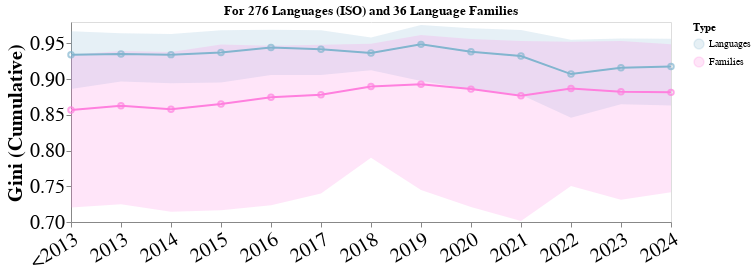

The code cell stored with this chart in its notebook:
### Code cell
# Get the cumulative hours by language over time
df_speechlanguagescumulativehours = df_speechlanguagesn.groupby(
    ["Year Released", "Languages (ISO)"]
)["Hours"].sum().groupby(
    "Languages (ISO)"
).cumsum().reset_index(name="Cumulative Hours")

# Calculate Gini coefficient and CIs for cumulative hours by language
df_speechlanguagescumulativehoursgini = df_speechlanguagescumulativehours.groupby(
    "Year Released"
)["Cumulative Hours"].apply(
    lambda x: multimodal_util.bootstrap_cis_for_gini(x.values)
).reset_index(
    name="Gini"
)

df_speechlanguagescumulativehoursgini["Gini Mean"] = df_speechlanguagescumulativehoursgini["Gini"].map(lambda x: x[0])
df_speechlanguagescumulativehoursgini["Gini Lower"] = df_speechlanguagescumulativehoursgini["Gini"].map(lambda x: x[1])
df_speechlanguagescumulativehoursgini["Gini Upper"] = df_speechlanguagescumulativehoursgini["Gini"].map(lambda x: x[2])

# Get the cumulative hours by language-family over time
df_speechlanguagesfamilycumulativehours = df_speechlanguagesn.groupby(
    ["Year Released", "Language Family"]
)["Hours"].sum().groupby(
    "Language Family"
).cumsum().reset_index(name="Cumulative Hours")

# Calculate Gini coefficient and CIs for cumulative hours by language
df_speechlanguagesfamilycumulativehoursgini = df_speechlanguagesfamilycumulativehours.groupby(
    "Year Released"
)["Cumulative Hours"].apply(
    lambda x: multimodal_util.bootstrap_cis_for_gini(x.values)
).reset_index(
    name="Gini"
)

df_speechlanguagesfamilycumulativehoursgini["Gini Mean"] = df_speechlanguagesfamilycumulativehoursgini["Gini"].map(lambda x: x[0])
df_speechlanguagesfamilycumulativehoursgini["Gini Lower"] = df_speechlanguagesfamilycumulativehoursgini["Gini"].map(lambda x: x[1])
df_speechlanguagesfamilycumulativehoursgini["Gini Upper"] = df_speechlanguagesfamilycumulativehoursgini["Gini"].map(lambda x: x[2])

df_speechlanguagescumulativehoursgini["Type"] = "Languages"
df_speechlanguagesfamilycumulativehoursgini["Type"] = "Families"

df_speechlanguagesfamilycumulativehoursgini = pd.concat(
    [df_speechlanguagescumulativehoursgini, df_speechlanguagesfamilycumulativehoursgini]
)

chart_meanlangf = alt.Chart(
    df_speechlanguagesfamilycumulativehoursgini
).mark_line().encode(
    x=alt.X(
        "Year Released:N",
        title="",
        sort=YEARS_ORDER,
        axis=alt.Axis(labelAngle=-30),
        scale=alt.Scale(padding=0)
    ),
    y=alt.Y(
        "Gini Mean:Q",
        title="Gini (Cumulative)",
        scale=alt.Scale(zero=False)
    ),
    color=alt.Color(
        "Type:N",
        title="Type",
        scale=alt.Scale(
            domain=["Languages", "Families"],
            range=["#82b5cf", "#ff7fde"]
        )
    )
)

chart_meanpointslangf = alt.Chart(
    df_speechlanguagesfamilycumulativehoursgini
).mark_point().encode(
    x=alt.X(
        "Year Released:N",
        title="",
        sort=YEARS_ORDER,
        axis=alt.Axis(labelAngle=-30),
        scale=alt.Scale(padding=0)
    ),
    y=alt.Y(
        "Gini Mean:Q",
        title="Gini (Cumulative)",
        scale=alt.Scale(zero=False)
    ),
    color="Type:N"
)

chart_cislangf = alt.Chart(
    df_speechlanguagesfamilycumulativehoursgini
).mark_area(
    opacity=0.2
).encode(
    x=alt.X(
        "Year Released:N",
        title="",
        sort=YEARS_ORDER,
        axis=alt.Axis(labelAngle=-30)
    ),
    y="Gini Lower:Q",
    y2="Gini Upper:Q",
    color="Type:N"
)

chart_langf = (chart_cislangf + chart_meanlangf + chart_meanpointslangf).configure_axis(
    labelFontSize=FONT_SIZE,
    titleFontSize=FONT_SIZE,
    grid=False
).properties(
    width=600,
    height=200,
    title="For %d Languages (ISO) and %d Language Families" % (
        df_speechlanguagesn["Languages (ISO)"].nunique(),
        df_speechlanguagesn["Language Family"].nunique()
    )
)

if PLOT_TOFILE:
    chart_langf.save(
        os.path.join(PLOT_DIR, "speech_languagefamilies-giniyears.png"),
        ppi=PLOT_PPI
    )

chart_langf

### Figure 1 — Vega-Lite specification as saved in the notebook (floating-point values rounded to 4 significant figures)
{"config": {"title": {"font": "Times New Roman"}, "axis": {"labelFont": "Times New Roman", "titleFont": "Times New Roman", "grid": false, "labelFontSize": 20, "titleFontSize": 20}, "header": {"labelFont": "Times New Roman", "titleFont": "Times New Roman"}, "legend": {"labelFont": "Times New Roman", "titleFont": "Times New Roman"}, "text": {"font": "Times New Roman"}}, "layer": [{"mark": {"type": "area", "opacity": 0.2}, "encoding": {"color": {"field": "Type", "type": "nominal"}, "x": {"axis": {"labelAngle": -30}, "field": "Year Released", "sort": ["<2013", "2013", "2014", "2015", "2016", "2017", "2018", "2019", "2020", "2021", "2022", "2023", "2024"], "title": "", "type": "nominal"}, "y": {"field": "Gini Lower", "type": "quantitative"}, "y2": {"field": "Gini Upper"}}}, {"mark": {"type": "line"}, "encoding": {"color": {"field": "Type", "scale": {"domain": ["Languages", "Families"], "range": ["#82b5cf", "#ff7fde"]}, "title": "Type", "type": "nominal"}, "x": {"axis": {"labelAngle": -30}, "field": "Year Released", "scale": {"padding": 0}, "sort": ["<2013", "2013", "2014", "2015", "2016", "2017", "2018", "2019", "2020", "2021", "2022", "2023", "2024"], "title": "", "type": "nominal"}, "y": {"field": "Gini Mean", "scale": {"zero": false}, "title": "Gini (Cumulative)", "type": "quantitative"}}}, {"mark": {"type": "point"}, "encoding": {"color": {"field": "Type", "type": "nominal"}, "x": {"axis": {"labelAngle": -30}, "field": "Year Released", "scale": {"padding": 0}, "sort": ["<2013", "2013", "2014", "2015", "2016", "2017", "2018", "2019", "2020", "2021", "2022", "2023", "2024"], "title": "", "type": "nominal"}, "y": {"field": "Gini Mean", "scale": {"zero": false}, "title": "Gini (Cumulative)", "type": "quantitative"}}}], "data": {"name": "data-483e39db46a1a701a975bb610fd84e53"}, "height": 200, "title": "For 276 Languages (ISO) and 36 Language Families", "width": 600, "$schema": "https://vega.github.io/schema/vega-lite/v5.20.1.json", "datasets": {"data-483e39db46a1a701a975bb610fd84e53": [{"Year Released": "<2013", "Gini": [0.9343, 0.886, 0.9669], "Gini Mean": 0.9343, "Gini Lower": 0.886, "Gini Upper": 0.9669, "Type": "Languages"}, {"Year Released": "2013", "Gini": [0.9352, 0.8966, 0.9642], "Gini Mean": 0.9352, "Gini Lower": 0.8966, "Gini Upper": 0.9642, "Type": "Languages"}, {"Year Released": "2014", "Gini": [0.9343, 0.8943, 0.9633], "Gini Mean": 0.9343, "Gini Lower": 0.8943, "Gini Upper": 0.9633, "Type": "Languages"}, {"Year Released": "2015", "Gini": [0.9373, 0.8952, 0.9685], "Gini Mean": 0.9373, "Gini Lower": 0.8952, "Gini Upper": 0.9685, "Type": "Languages"}, {"Year Released": "2016", "Gini": [0.9444, 0.9058, 0.969], "Gini Mean": 0.9444, "Gini Lower": 0.9058, "Gini Upper": 0.969, "Type": "Languages"}, {"Year Released": "2017", "Gini": [0.9419, 0.9058, 0.9685], "Gini Mean": 0.9419, "Gini Lower": 0.9058, "Gini Upper": 0.9685, "Type": "Languages"}, {"Year Released": "2018", "Gini": [0.9366, 0.9124, 0.9581], "Gini Mean": 0.9366, "Gini Lower": 0.9124, "Gini Upper": 0.9581, "Type": "Languages"}, {"Year Released": "2019", "Gini": [0.9487, 0.8975, 0.9757], "Gini Mean": 0.9487, "Gini Lower": 0.8975, "Gini Upper": 0.9757, "Type": "Languages"}, {"Year Released": "2020", "Gini": [0.9382, 0.8857, 0.9714], "Gini Mean": 0.9382, "Gini Lower": 0.8857, "Gini Upper": 0.9714, "Type": "Languages"}, {"Year Released": "2021", "Gini": [0.9324, 0.8782, 0.9689], "Gini Mean": 0.9324, "Gini Lower": 0.8782, "Gini Upper": 0.9689, "Type": "Languages"}, {"Year Released": "2022", "Gini": [0.9071, 0.8459, 0.9551], "Gini Mean": 0.9071, "Gini Lower": 0.8459, "Gini Upper": 0.9551, "Type": "Languages"}, {"Year Released": "2023", "Gini": [0.916, 0.8648, 0.9569], "Gini Mean": 0.916, "Gini Lower": 0.8648, "Gini Upper": 0.9569, "Type": "Languages"}, {"Year Released": "2024", "Gini": [0.9177, 0.863, 0.9565], "Gini Mean": 0.9177, "Gini Lower": 0.863, "Gini Upper": 0.9565, "Type": "Languages"}, {"Year Released": "<2013", "Gini": [0.8569, 0.7203, 0.934], "Gini Mean": 0.8569, "Gini Lower": 0.7203, "Gini Upper": 0.934, "Type": "Families"}, {"Year Released": "2013", "Gini": [0.8627, 0.7247, 0.9394], "Gini Mean": 0.8627, "Gini Lower": 0.7247, "Gini Upper": 0.9394, "Type": "Families"}, {"Year Released": "2014", "Gini": [0.8577, 0.7142, 0.9381], "Gini Mean": 0.8577, "Gini Lower": 0.7142, "Gini Upper": 0.9381, "Type": "Families"}, {"Year Released": "2015", "Gini": [0.8651, 0.7163, 0.9486], "Gini Mean": 0.8651, "Gini Lower": 0.7163, "Gini Upper": 0.9486, "Type": "Families"}, {"Year Released": "2016", "Gini": [0.8747, 0.7233, 0.9469], "Gini Mean": 0.8747, "Gini Lower": 0.7233, "Gini Upper": 0.9469, "Type": "Families"}, {"Year Released": "2017", "Gini": [0.878, 0.7398, 0.948], "Gini Mean": 0.878, "Gini Lower": 0.7398, "Gini Upper": 0.948, "Type": "Families"}, {"Year Released": "2018", "Gini": [0.8898, 0.7898, 0.9496], "Gini Mean": 0.8898, "Gini Lower": 0.7898, "Gini Upper": 0.9496, "Type": "Families"}, {"Year Released": "2019", "Gini": [0.8927, 0.7447, 0.9617], "Gini Mean": 0.8927, "Gini Lower": 0.7447, "Gini Upper": 0.9617, "Type": "Families"}, {"Year Released": "2020", "Gini": [0.886, 0.7209, 0.9561], "Gini Mean": 0.886, "Gini Lower": 0.7209, "Gini Upper": 0.9561, "Type": "Families"}, {"Year Released": "2021", "Gini": [0.8767, 0.7015, 0.9534], "Gini Mean": 0.8767, "Gini Lower": 0.7015, "Gini Upper": 0.9534, "Type": "Families"}, {"Year Released": "2022", "Gini": [0.8869, 0.7503, 0.9523], "Gini Mean": 0.8869, "Gini Lower": 0.7503, "Gini Upper": 0.9523, "Type": "Families"}, {"Year Released": "2023", "Gini": [0.8824, 0.7311, 0.9533], "Gini Mean": 0.8824, "Gini Lower": 0.7311, "Gini Upper": 0.9533, "Type": "Families"}, {"Year Released": "2024", "Gini": [0.8815, 0.7418, 0.9487], "Gini Mean": 0.8815, "Gini Lower": 0.7418, "Gini Upper": 0.9487, "Type": "Families"}]}}
